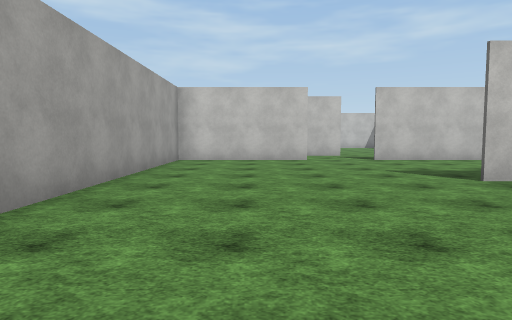
view 1 (above)

24 first-person views from a walk through a scene from a Unity 3-D project. The camera is 1.4 m above the floor, tilts 4° down and sees 75° across. The floor is counted in squares, 2.17 m on a side. Each view is taken from the middle of a square. On the plan, view 1 faces up. The plan holds only what a view shows up to about 10 squares ahead; the rest is blank. The place goes on beyond the plan. The player character is not drawn. Surface patterns are stand-ins for the level's own textures.

view 2
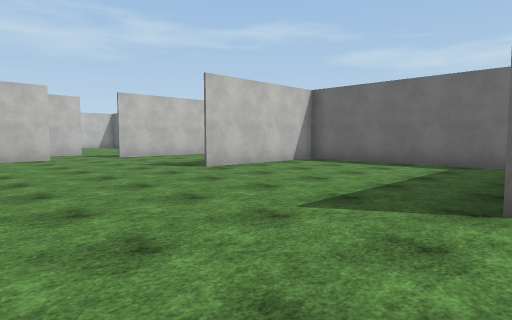

view 3
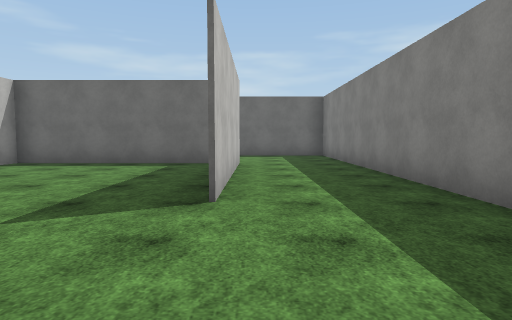

view 4
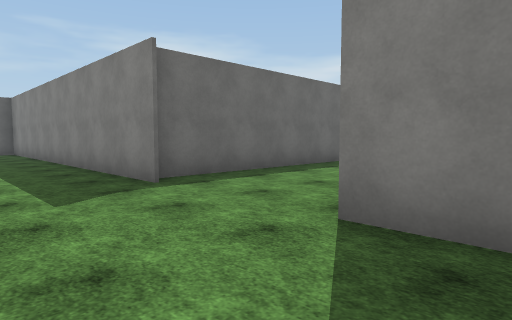

view 5
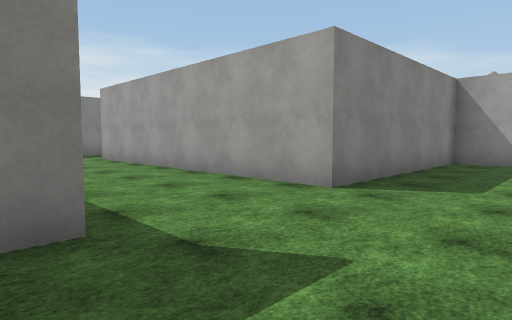

view 6
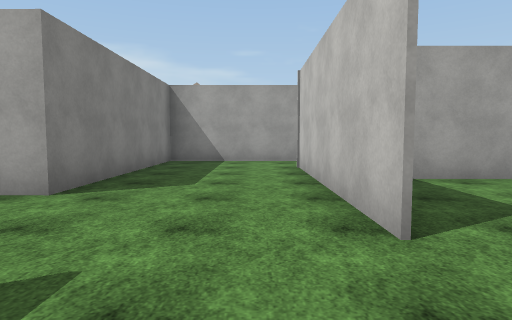

view 7
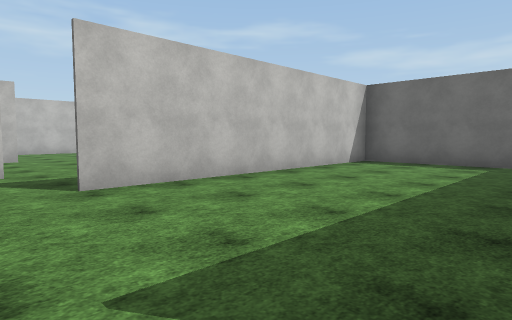

view 8
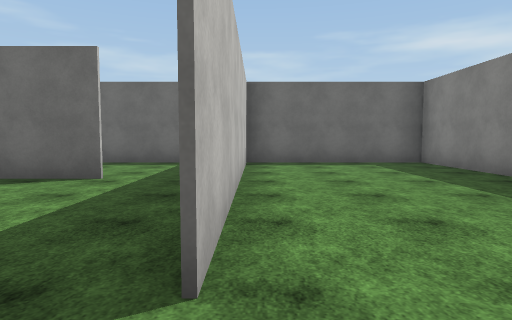

view 9
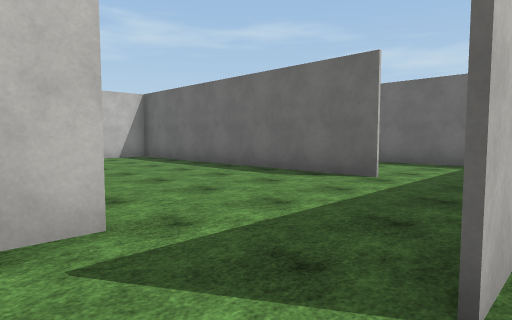

view 10
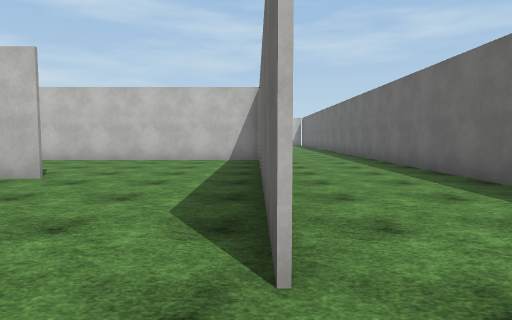

view 11
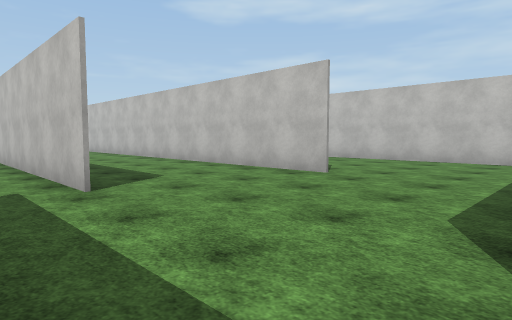

view 12
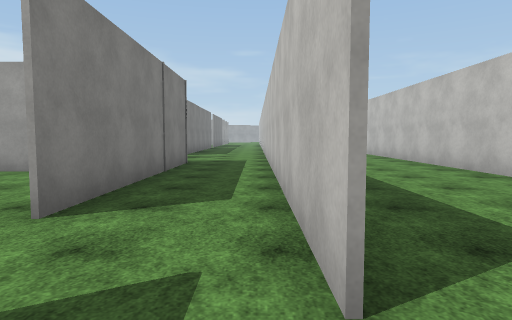

view 13
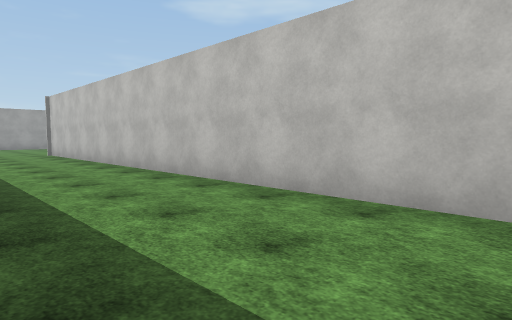

view 14
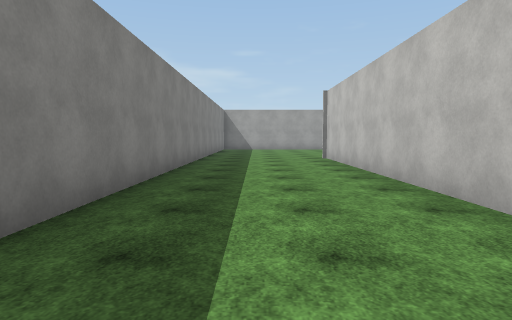

view 15
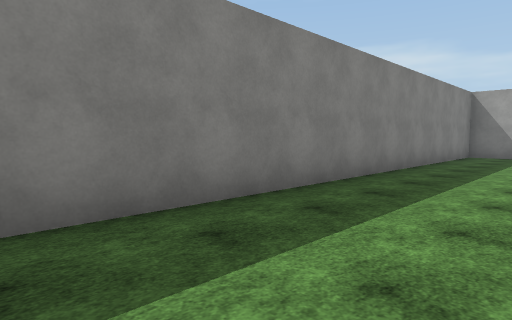

view 16
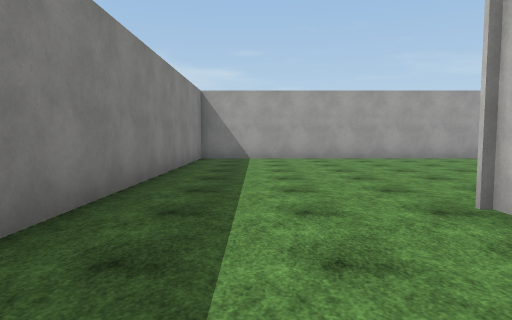

view 17
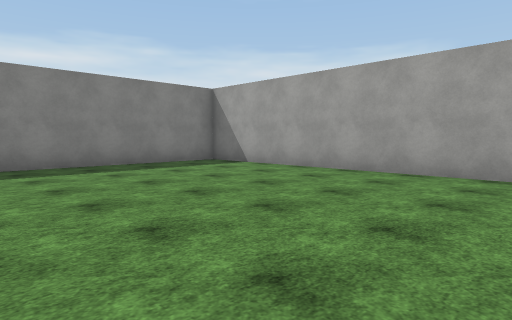

view 18
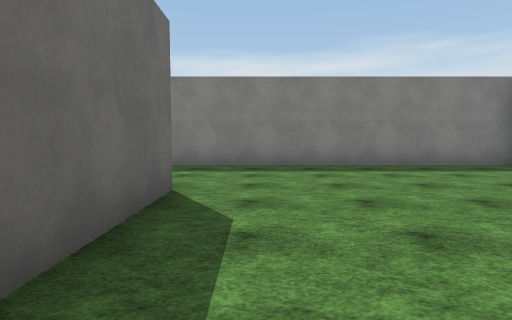

view 19
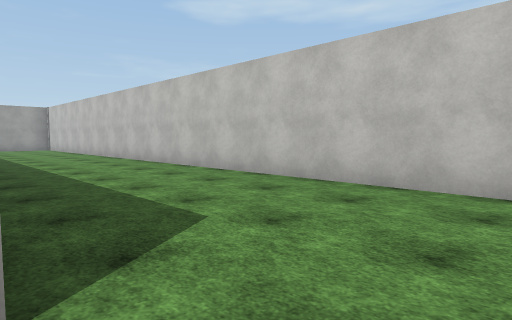

view 20
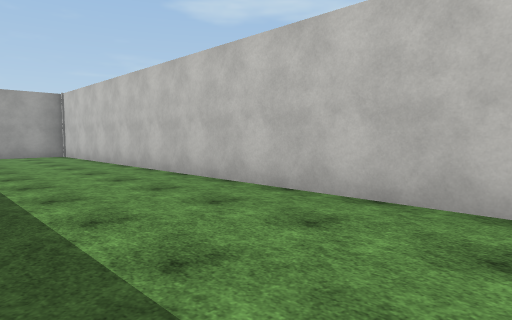

view 21
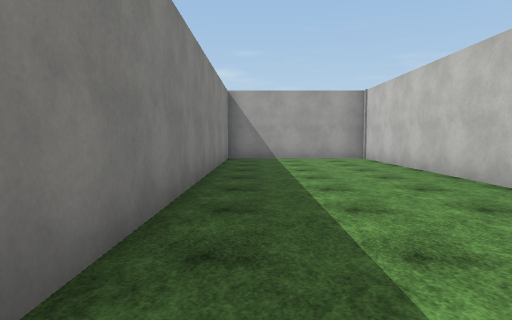

view 22
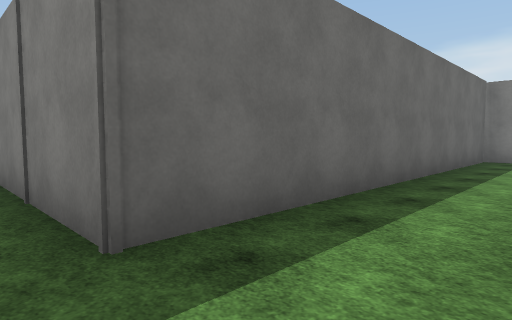

view 23
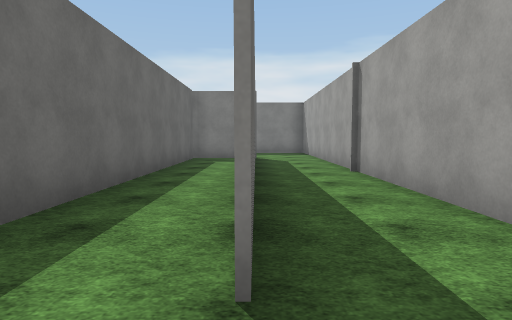

view 24
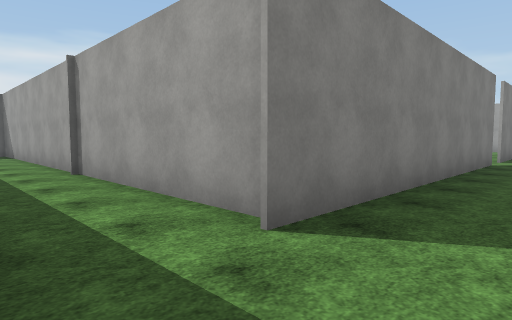

### Floor plan
Points are (right, up) in squares from view 1. A wall is a line through its corners. A room is listed if a view was taken in it or the views show most of it. See-through windows are left out.
Room 1 (views 1, 2, 3, 4, 5, 6, 7)
walls: (-1, -0.1) (-6, -0.1); (7.1, 0.1) (7.1, 4.8) (3.2, 4.8); (0.2, -3.3) (7.6, -3.3); (7.1, -0.6) (2.2, -0.6); (7.4, 4.9) (10.3, 4.9) (10.3, 9.2) (3.2, 9.2); (1.5, 9.2) (-2.1, 9.2) (-2.1, 2.8); (-7.9, -0.6) (-7.9, -3.3) (-2.6, -3.3) (-2.6, -8.5); (0.7, -8.5) (0.7, -3.5)
ways out: opening at (2.5, 9) to room 2; opening at (-7, 0) to room 5; opening at (-2, 1); opening at (7, -2)
Room 2 (views 8, 9)
walls: (-4.8, 0) (-4.1, 0) (-4.1, 9.3) (1.5, 9.3); (2.9, 11.3) (-5.5, 11.3)
ways out: opening at (2.5, 9) to room 1; opening at (3, 10) to room 4; opening at (-6, 9.5) to room 5
Room 3 (views 10, 11)
walls: (10.3, 10.9) (10.3, 19.5)
ways out: opening at (7, 10.5) to room 4
Room 4 (views 12, 13, 14, 15, 16, 17, 18, 19, 20, 21)
walls: (-12.8, 15.2) (-4, 15.2); (3.8, 15.1) (-13, 15.1) (-13, 17.8); (7.1, 11.2) (7.1, 18.1); (7.1, 19.2) (-12.9, 19.2) (-12.9, 14.9); (-19.9, 19.5) (-19.9, 11.4) (-5, 11.4)
ways out: opening at (3, 10) to room 2; opening at (7, 10.5) to room 3
Room 5 (views 22, 23, 24)
walls: (-15.1, 8.5) (-7.6, 8.5); (-17.8, 8.5) (-16, 8.5); (-7.9, 8.2) (-7.9, -0.6); (-6, 6.4) (-6, 8.8)
ways out: opening at (-7, 0) to room 1; opening at (-6, 9.5) to room 2; gap at (-15.5, 8)

Positions as (right, up) in squares from view 1, and headings:
1: (0, 0), facing up
2: (-1, -1), facing up-right
3: (-1, -1), facing right
4: (-4, -1), facing down-right
5: (1, -1), facing down-left
6: (1, -1), facing left
7: (2, 5), facing up-right
8: (2, 9), facing right
9: (2, 9), facing up-right
10: (7, 10), facing up
11: (7, 10), facing up-left
12: (4, 11), facing left
13: (0, 12), facing up-left
14: (-3, 13), facing left
15: (-8, 14), facing down-left
16: (-10, 13), facing left
17: (-14, 19), facing down-left
18: (-14, 19), facing down
19: (5, 15), facing up-left
20: (-1, 16), facing up-left
21: (-3, 16), facing left
22: (-6, 10), facing down-right
23: (-6, 10), facing down
24: (-6, 10), facing down-left
